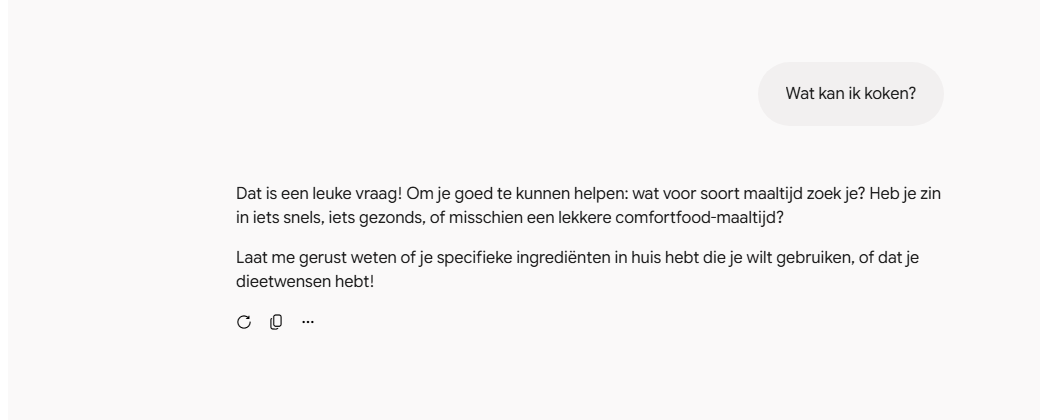
#> input picture seniorease-project/lesmateriaal/H-ai/H3-betere-vragen-stellen-aan-ai/assets/gemini/H3-S1-voor.png, 1040 x 420 px, found by its file name
$ python crop_h3.py
#> lines starting #> are read from the running program, lines starting #| are printed output that depends on the picture
#!/usr/bin/env python3
"""Crop H3 Gemini shots: conversation only, no sidebar/PII/chrome."""
from __future__ import annotations

from pathlib import Path

from PIL import Image, ImageDraw, ImageFont

ROOT = Path(__file__).resolve().parent
RAW = ROOT / "raw"
OUT = ROOT


def crop(src: Path, box: tuple[int, int, int, int], dest: Path) -> None:
#> called with box = (280, 80, 1320, 500)
    im = Image.open(src).convert("RGB")
#> im is the input picture: PIL image 1040x420 RGB; mean R, G, B 246, 245, 245
    im.crop(box).save(dest, "PNG", optimize=True)
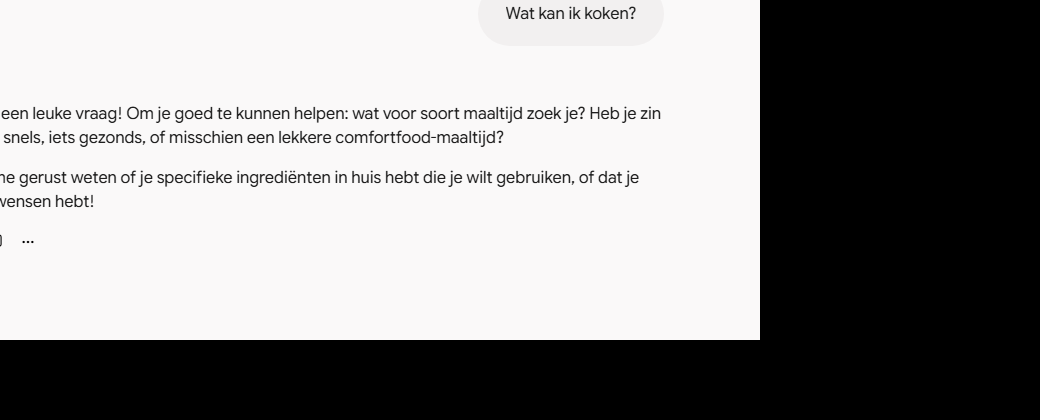
#> saved as H3-S1-voor.png: PIL image 1040x420 RGB; mean R, G, B 144.3, 143.7, 143.7
    print("wrote", dest.name, im.crop(box).size)
#| wrote H3-S1-voor.png (1040, 420)


def main() -> None:
    # Viewport 1440x900 — exclude left sidebar + top chrome + location/login
    # S1: full “Wat kan ik koken?” bubble + short clarifying reply
    crop(RAW / "h3-s1-voor.png", (280, 80, 1320, 500), OUT / "H3-S1-voor.png")

    # S2: improved Q + start of structured answer (niet hele tekstmuur)
    crop(RAW / "h3-s2-na.png", (280, 70, 1280, 600), OUT / "H3-S2-na.png")
#> call 2 of crop, with box = (280, 70, 1280, 600)
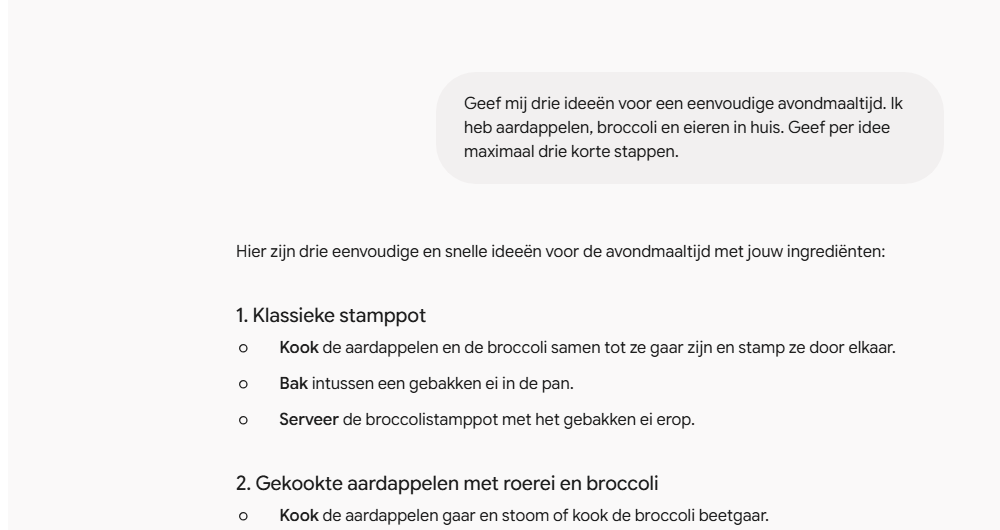
#> input picture seniorease-project/lesmateriaal/H-ai/H3-betere-vragen-stellen-aan-ai/assets/gemini/H3-S2-na.png, 1000 x 530 px, found by its file name
#> in crop, im is the input picture: PIL image 1000x530 RGB; mean R, G, B 243, 241.9, 241.9
#> in crop (call 2), `im.crop(box).save(dest, "PNG", optimize=True)`:
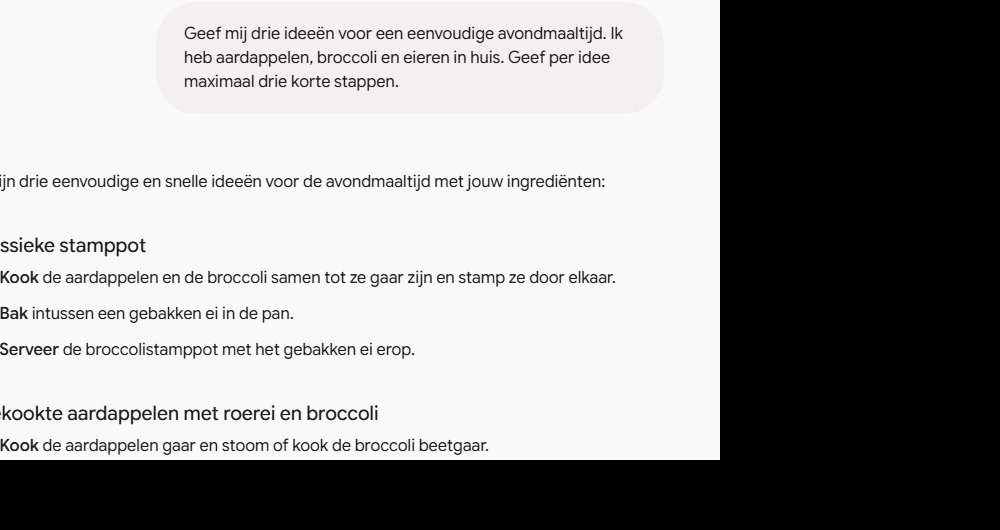
#> saved as H3-S2-na.png: PIL image 1000x530 RGB; mean R, G, B 149.4, 148.7, 148.7
#| wrote H3-S2-na.png (1000, 530)

    # Soft cream bar over any residual bottom chrome if present (safety)
    for name in ("H3-S1-voor.png", "H3-S2-na.png"):
        p = OUT / name
        im = Image.open(p).convert("RGB")
        # no location text expected after crop; verify size
        print("ok", name, im.size)
#| ok H3-S1-voor.png (1040, 420)


if __name__ == "__main__":
    main()
